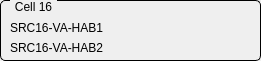
  <widget class="QGroupBox" name="GBCell16">
   <property name="geometry">
    <rect>
     <x>290</x>
     <y>530</y>
     <width>261</width>
     <height>61</height>
    </rect>
   </property>
   <property name="styleSheet">
    <string notr="true">QGroupBox {
    border: 1px solid black;
    border-radius: 5px;
    margin-top: 0.5em;
}

QGroupBox::title {
    subcontrol-origin: margin;
    left: 10px;
    padding: 0 3px 0 3px;
}</string>
   </property>
   <property name="title">
    <string>Cell 16</string>
   </property>
   <property name="checkable">
    <bool>false</bool>
   </property>
   <widget class="QLabel" name="label_53">
    <property name="geometry">
     <rect>
      <x>10</x>
      <y>20</y>
      <width>121</width>
      <height>16</height>
     </rect>
    </property>
    <property name="text">
     <string>SRC16-VA-HAB1</string>
    </property>
   </widget>
   <widget class="QLabel" name="label_54">
    <property name="geometry">
     <rect>
      <x>10</x>
      <y>40</y>
      <width>121</width>
      <height>16</height>
     </rect>
    </property>
    <property name="text">
     <string>SRC16-VA-HAB2</string>
    </property>
   </widget>
   <widget class="QESimpleShape" name="ledSRC16HAB1S2">
    <property name="geometry">
     <rect>
      <x>220</x>
      <y>20</y>
      <width>16</width>
      <height>16</height>
     </rect>
    </property>
    <property name="shape">
     <enum>QSimpleShape::circle</enum>
    </property>
    <property name="colour0" stdset="0">
     <color>
      <red>60</red>
      <green>20</green>
      <blue>20</blue>
     </color>
    </property>
    <property name="colour1" stdset="0">
     <color>
      <red>240</red>
      <green>5</green>
      <blue>5</blue>
     </color>
    </property>
    <property name="variable" stdset="0">
     <string>SRC$(v1)-VA-HAB1-FLS2:isInterlock</string>
    </property>
    <property name="variableSubstitutions" stdset="0">
     <string>v1=16</string>
    </property>
    <property name="edgeAlarmStateOption" stdset="0">
     <enum>QESimpleShape::Never</enum>
    </property>
    <property name="displayAlarmStateOption" stdset="0">
     <enum>QESimpleShape::Never</enum>
    </property>
   </widget>
   <widget class="QESimpleShape" name="ledSRC16HAB1S1">
    <property name="geometry">
     <rect>
      <x>150</x>
      <y>20</y>
      <width>16</width>
      <height>16</height>
     </rect>
    </property>
    <property name="shape">
     <enum>QSimpleShape::circle</enum>
    </property>
    <property name="colour0" stdset="0">
     <color>
      <red>60</red>
      <green>20</green>
      <blue>20</blue>
     </color>
    </property>
    <property name="colour1" stdset="0">
     <color>
      <red>240</red>
      <green>5</green>
      <blue>5</blue>
     </color>
    </property>
    <property name="flash0" stdset="0">
     <bool>false</bool>
    </property>
    <property name="flash1" stdset="0">
     <bool>false</bool>
    </property>
    <property name="variable" stdset="0">
     <string>SRC$(v1)-VA-HAB1-FLS1:isInterlock</string>
    </property>
    <property name="variableSubstitutions" stdset="0">
     <string>v1=16</string>
    </property>
    <property name="edgeAlarmStateOption" stdset="0">
     <enum>QESimpleShape::Never</enum>
    </property>
    <property name="displayAlarmStateOption" stdset="0">
     <enum>QESimpleShape::Never</enum>
    </property>
   </widget>
   <widget class="QESimpleShape" name="ledSRC16HAB2S">
    <property name="geometry">
     <rect>
      <x>220</x>
      <y>40</y>
      <width>16</width>
      <height>16</height>
     </rect>
    </property>
    <property name="shape">
     <enum>QSimpleShape::circle</enum>
    </property>
    <property name="colour0" stdset="0">
     <color>
      <red>60</red>
      <green>20</green>
      <blue>20</blue>
     </color>
    </property>
    <property name="colour1" stdset="0">
     <color>
      <red>240</red>
      <green>5</green>
      <blue>5</blue>
     </color>
    </property>
    <property name="variable" stdset="0">
     <string>SRC$(v1)-VA-HAB2-FLS2:isInterlock</string>
    </property>
    <property name="variableSubstitutions" stdset="0">
     <string>v1=16</string>
    </property>
    <property name="edgeAlarmStateOption" stdset="0">
     <enum>QESimpleShape::Never</enum>
    </property>
    <property name="displayAlarmStateOption" stdset="0">
     <enum>QESimpleShape::Never</enum>
    </property>
   </widget>
   <widget class="QESimpleShape" name="ledSRC16HAB2S1">
    <property name="geometry">
     <rect>
      <x>150</x>
      <y>40</y>
      <width>16</width>
      <height>16</height>
     </rect>
    </property>
    <property name="shape">
     <enum>QSimpleShape::circle</enum>
    </property>
    <property name="colour0" stdset="0">
     <color>
      <red>60</red>
      <green>20</green>
      <blue>20</blue>
     </color>
    </property>
    <property name="colour1" stdset="0">
     <color>
      <red>240</red>
      <green>5</green>
      <blue>5</blue>
     </color>
    </property>
    <property name="flash0" stdset="0">
     <bool>false</bool>
    </property>
    <property name="flash1" stdset="0">
     <bool>false</bool>
    </property>
    <property name="variable" stdset="0">
     <string>SRC$(v1)-VA-HAB2-FLS1:isInterlock</string>
    </property>
    <property name="variableSubstitutions" stdset="0">
     <string>v1=16</string>
    </property>
    <property name="edgeAlarmStateOption" stdset="0">
     <enum>QESimpleShape::Never</enum>
    </property>
    <property name="displayAlarmStateOption" stdset="0">
     <enum>QESimpleShape::Never</enum>
    </property>
   </widget>
  </widget>
